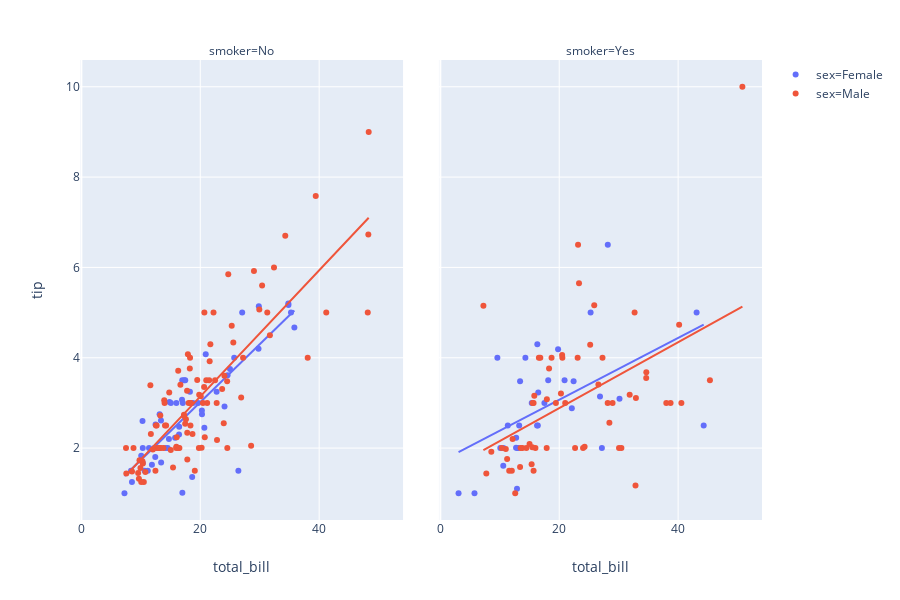

The cell this chart's notebook holds for it:
### Code cell
configure_plotly_browser_state()
px.scatter(tips, x="total_bill", y="tip",
           color="sex",
           trendline="ols",
           facet_col="smoker"
          )
